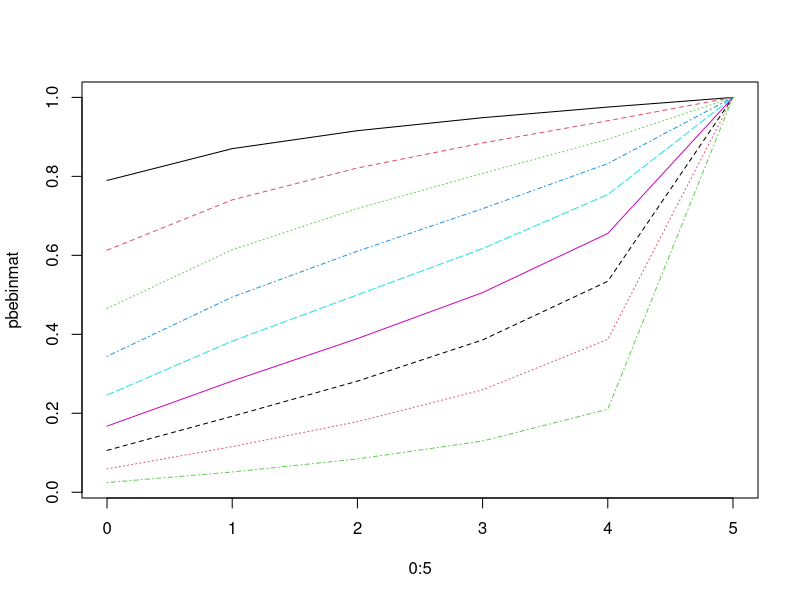
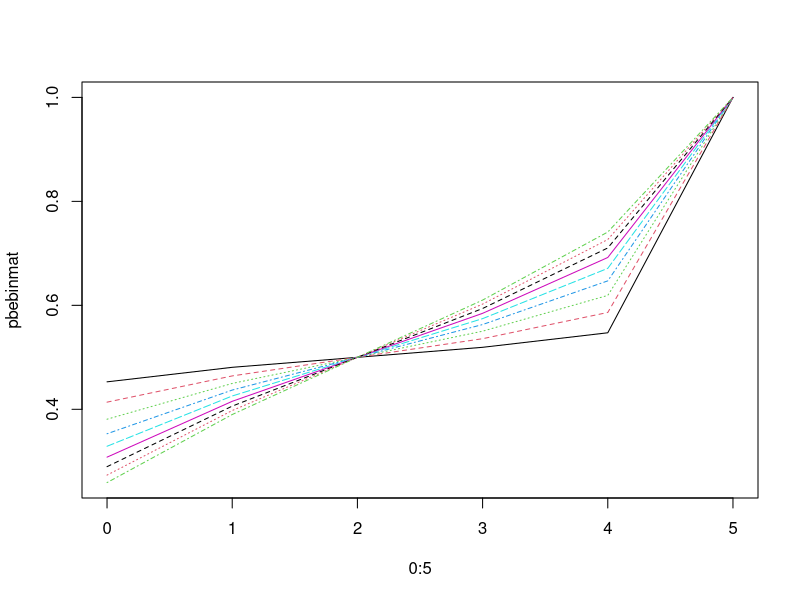

Generate these figures, in order, with R:
dbebinvec <- function(pos, m, l = NULL){
  if (is.null(l))
    l <- 0:m
  sapply(l, function(li, m, n, y){
    choose(m,li) * beta(li+n*y, m-li+n*(1-y)) / beta(n*y, n*(1-y)) 
  }, m=m, n=pos[1], y=pos[2])
}

pbebinvec <- function(...)
  cumsum(dbebinvec(...))

# beta-binomial is stochastically ordered along y:
yvec <- (1:9)/10
pbebinmat <- sapply(yvec, function(y,n,m){
  pbebinvec(c(n,y),m=m)
}, n=1, m=5)
matplot(0:5, pbebinmat, type="l")
all(apply(pbebinmat[-6,], 1, order) == matrix(9:1, nrow=9, ncol=5))

# ...but not along n:
nvec <- 1:9/10
pbebinmat <- sapply(nvec, function(n,y,m){
  pbebinvec(c(n,y),m=m)
}, y=0.5, m=5)
matplot(0:5, pbebinmat, type="l")

#